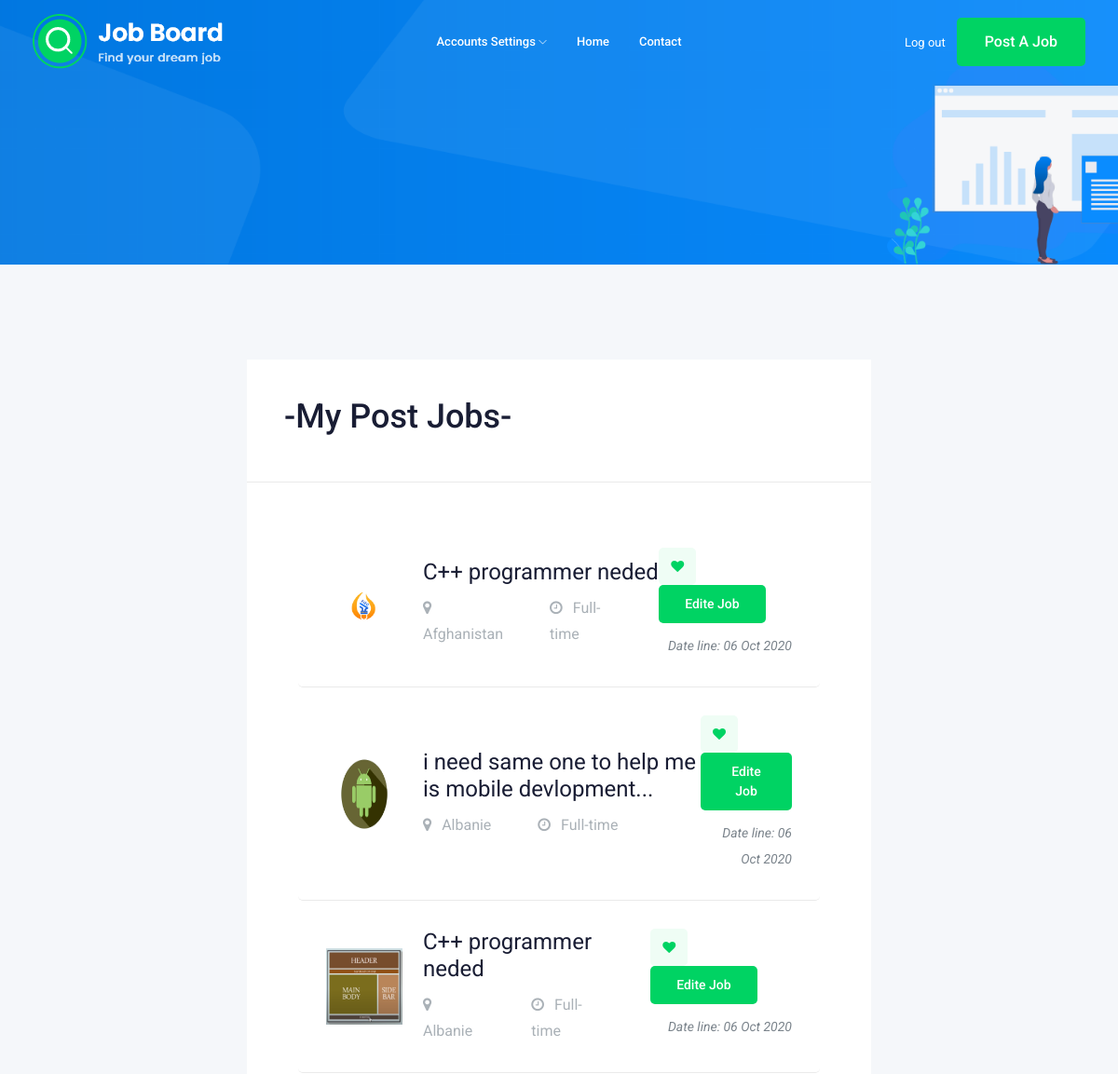
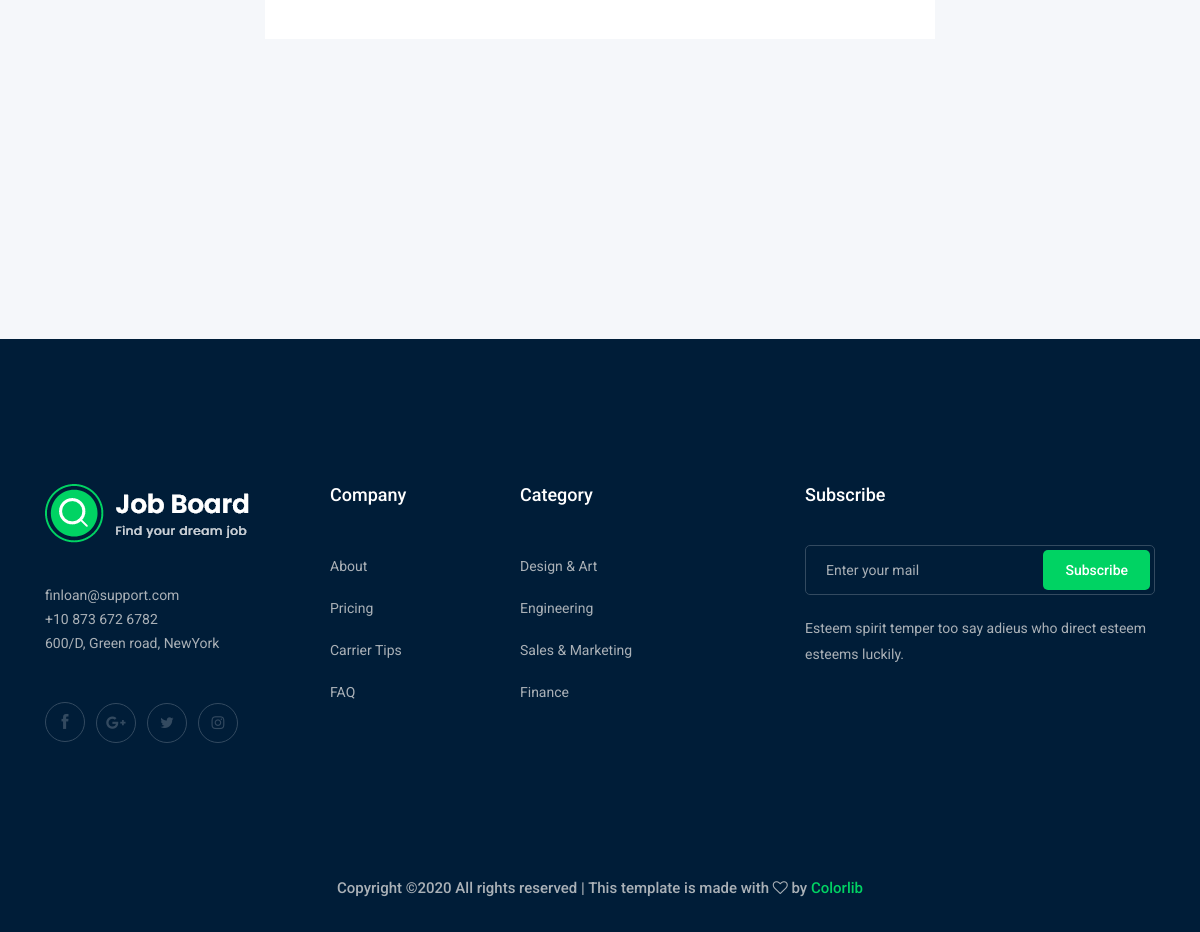
The page /accounts/dash (signed in) on the database its author committed (2 pictures, top to bottom).
### job_home/models.py (models this page shows, shortened)
class Added_JOBS(models.Model):
    auther = models.ForeignKey(User, on_delete=models.CASCADE)
    JobNature  = (
    ('Part-time','Part-time'),
    ('Full-time','Full-time'))
    City = models.ForeignKey('accounts.Country_cont',on_delete=models.CASCADE,blank=True ,null=True)
    category = models.ForeignKey("Cartegory", on_delete=models.CASCADE,default=1)
    Job_Nature = models.CharField(max_length=120,choices=JobNature,default=1)
    title = models.CharField(max_length=120)
    discription= models.TextField(max_length=3500)
    Published_on= models.DateTimeField(auto_now=True)
    Vacancy= models.IntegerField()
    imag = models.ImageField(upload_to='imags/',default='logo_defuel.png')
    Salary= models.IntegerField()
    slug = models.SlugField(blank=True ,null=True)
    class Meta:
        ordering =  [ '-Published_on' ]

### accounts/models.py (models this page shows)
class Country_cont(models.Model):
    sity = models.CharField(max_length=30,blank=True ,null=True)
    def __str__(self):
        return self.sity

### accounts/views.py (the view)
# urls.py: path('dash',views.dash, name='dash'),
@login_required
def dash(request):
    user_filter = Added_JOBS.objects.filter(auther=request.user)
    user_count = user_filter.count()
    context = {
       'jobs' : user_filter,
       'counts':user_count
    }
    return render(request , 'profile/dash.html',context)

### template/profile/dash.html (shortened to what this page needs)
{% extends 'base.html' %}
{% load bootstrap4 %}
    {% block content %}
    <div class="bradcam_area bradcam_bg_1">
        <div class="container">
            <div class="row">
                <div class="col-xl-12">
                </div>
            </div>
        </div>
    </div>
    <div class="job_details_area ">
        <div class="container">
                <div class="col-lg-8 mx-auto ">
                    </div>
                </div>
                <div class="col-lg-7 mx-auto">
                    <div class="job_sumary ">
                        <div class="summery_header">
                            <h1>-My Post Jobs-</h1>
                        </div>
                        <div class="job_content mx-auto ">
                                {% if counts > 0 %}
                                {% for job in jobs %}
                                    <ul>
                                        <div class="col-lg-12 col-md-12">
                                            <div class="single_jobs white-bg d-flex justify-content-between">
                                                <div class="jobs_left d-flex align-items-center">
                                <img src="{{ job.imag.url }}" width="82" height="82" style="border-right-width: 0px;margin-right: 22px;">
                                <div class="jobs_conetent">
                                    {% if  job.title|length > 32 %}
                                        <a href="{% url 'id' job.slug %}"><h4>{{job.title|slice:'49'}}...</h4></a>
                                    {% else %}
                                        <a href="{% url 'id' job.slug %}"><h4>{{job.title}}</h4></a>
                                    {% endif %}
                                    <div class="links_locat d-flex align-items-center">
                                        <div class="location">
                                            <p> <i class="fa fa-map-marker"></i> {{job.City}}</p>
                                        </div>
                                        <div class="location">
                                            <p> <i class="fa fa-clock-o"></i> {{job.Job_Nature}}</p>
                                        </div>
                                    </div>
                                </div>
                            </div>
                            <div class="jobs_right">
                                <div class="apply_now">
                                    <a class="heart_mark" href="#"> <i class="fa fa-heart"></i> </a>
                                    <a href="{% url 'dash_edit' job.slug %}" class="boxed-btn3">Edite Job</a>
                                </div>
                                <div class="date">
                                    <p>Date line: {{job.Published_on|date:"d M Y"}}</p>
                                </div>
                            </div>
                        </div>
                    </div>
                    {% endfor %}
                                {% else %}
<h1>Sorry you don't have any Posts Jobs</h1>
                                {% endif %}
                            </ul>
                        </div>
                    </div>
                    </div>
                    <div class="job_location_wrap">
                        <div class="job_lok_inner">
                            <div id="map" style="height: 200px;"></div>
                          </div>
                    </div>
                </div>
{% endblock %}

### template/base.html (shortened to what this page needs)
{% load static %}
{% load bootstrap4 %}
<!doctype html>
<html class="no-js" lang="zxx">
<head>
    <link rel="stylesheet" href="{% static 'css/bootstrap.min.css' %}"  >
    <link rel="stylesheet" href="{% static 'css/owl.carousel.min.css' %}"  >
    <link rel="stylesheet" href="{% static 'css/magnific-popup.css' %}"  >
    <link rel="stylesheet" href="{% static 'css/font-awesome.min.css' %}"  >
    <link rel="stylesheet" href="{% static 'css/themify-icons.css' %}"  >
    <link rel="stylesheet" href="{% static 'css/nice-select.css' %}"  >
    <link rel="stylesheet" href="{% static 'css/flaticon.css' %}"  >
    <link rel="stylesheet" href="{% static 'css/gijgo.css' %}"  >
    <link rel="stylesheet" href="{% static 'css/animate.min.css' %}"  >
    <link rel="stylesheet" href="{% static 'css/slicknav.css' %}"  >
    <link rel="stylesheet" href="{% static 'css/style.css'  %}">
</head>
<header>
    <div class="header-area ">
        <div id="sticky-header" class="main-header-area">
            <div class="container-fluid ">
                <div class="header_bottom_border">
                    <div class="row align-items-center">
                        <div class="col-xl-3 col-lg-2">
                            <div class="logo">
                                <a href="{% url 'test' %}">
                                    <img src="{% static 'img/logo.png' %}" alt="">
                                </a>
                            </div>
                        </div>
                        <div class="col-xl-6 col-lg-7">
                            <div class="main-menu  d-none d-lg-block">
                                <nav>
                                    <ul id="navigation">
                                        {% if user.is_authenticated %}
                                            <li><a href="#">accounts settings <i class="ti-angle-down"></i></a>
                                            </li>
                                            {% endif %}
                                        <li><a href="{% url 'test' %}">home</a></li>
                                        <li><a href="contact.html">Contact</a></li>
                                    </ul>
                                </nav>
                            </div>
                        </div>
                        <div class="col-xl-3 col-lg-3 d-none d-lg-block">
                            <div class="Appointment">
                            {% if user.is_authenticated %}
                                <div class="phone_num d-none d-xl-block">
                                    <a href="{% url 'logout' %}">Log out</a>
                                </div>
                            {% endif %}
                                <div class="d-none d-lg-block">
                                    <a class="boxed-btn3" href="{% url 'POST_JOB' %}">Post a Job</a>
                                </div>
                            </div>
                        </div>
                        <div class="col-12">
                        </div>
                    </div>
                </div>
            </div>
        </div>
    </div>
</header>
{% block content %}
{% endblock %}
 <footer class="footer">
    <div class="footer_top">
        <div class="container">
            <div class="row">
                <div class="col-xl-3 col-md-6 col-lg-3">
                    <div class="footer_widget wow fadeInUp" data-wow-duration="1s" data-wow-delay=".3s">
                        <div class="footer_logo">
                            <a href="#">
                                <img src="{% static 'img/logo.png' %}" alt="">
                            </a>
                        </div>
                        <p>
                            finloan@support.com <br>
                            +10 873 672 6782 <br>
                            600/D, Green road, NewYork
                        </p>
                        <div class="socail_links">
                            <ul>
                                <li>
                                    <a href="#">
                                        <i class="ti-facebook"></i>
                                    </a>
                                </li>
                                <li>
                                    <a href="#">
                                        <i class="fa fa-google-plus"></i>
                                    </a>
                                </li>
                                <li>
                                    <a href="#">
                                        <i class="fa fa-twitter"></i>
                                    </a>
                                </li>
                                <li>
                                    <a href="#">
                                        <i class="fa fa-instagram"></i>
                                    </a>
                                </li>
                            </ul>
                        </div>
                    </div>
                </div>
                <div class="col-xl-2 col-md-6 col-lg-2">
                    <div class="footer_widget wow fadeInUp" data-wow-duration="1.1s" data-wow-delay=".4s">
                        <h3 class="footer_title">
                            Company
                        </h3>
                        <ul>
                            <li><a href="#">About </a></li>
                            <li><a href="#"> Pricing</a></li>
                            <li><a href="#">Carrier Tips</a></li>
                            <li><a href="#">FAQ</a></li>
                        </ul>
                    </div>
                </div>
                <div class="col-xl-3 col-md-6 col-lg-3">
                    <div class="footer_widget wow fadeInUp" data-wow-duration="1.2s" data-wow-delay=".5s">
                        <h3 class="footer_title">
                            Category
                        </h3>
                        <ul>
                            <li><a href="#">Design & Art</a></li>
                            <li><a href="#">Engineering</a></li>
                            <li><a href="#">Sales & Marketing</a></li>
                            <li><a href="#">Finance</a></li>
                        </ul>
                    </div>
                </div>
                <div class="col-xl-4 col-md-6 col-lg-4">
                    <div class="footer_widget wow fadeInUp" data-wow-duration="1.3s" data-wow-delay=".6s">
                        <h3 class="footer_title">
                            Subscribe
                        </h3>
                        <form action="#" class="newsletter_form">
                            <input type="text" placeholder="Enter your mail">
                            <button type="submit">Subscribe</button>
                        </form>
                        <p class="newsletter_text">Esteem spirit temper too say adieus who direct esteem esteems
                            luckily.</p>
                    </div>
                </div>
            </div>
        </div>
    </div>
    <div class="copy-right_text wow fadeInUp" data-wow-duration="1.4s" data-wow-delay=".3s">
        <div class="container">
            <div class="row">
                <div class="col-xl-12">
                    <p class="copy_right text-center">
Copyright &copy;<script>document.write(new Date().getFullYear());</script> All rights reserved | This template is made with <i class="fa fa-heart-o" aria-hidden="true"></i> by <a href="https://colorlib.com" target="_blank">Colorlib</a>
                    </p>
                </div>
            </div>
        </div>
    </div>
</footer>
</body>
</html>

### rows shown on the page
Added_JOBS: imag (picture), title "C++ programmer neded", City "Afghanistan", Job_Nature "Full-time", Published_on "06 Oct 2020"
Added_JOBS: imag (picture), title "i need same one to help me is mobile devlopment", City "Albanie", Job_Nature "Full-time", Published_on "06 Oct 2020"
Added_JOBS: imag (picture), title "C++ programmer neded", City "Albanie", Job_Nature "Full-time", Published_on "06 Oct 2020"
